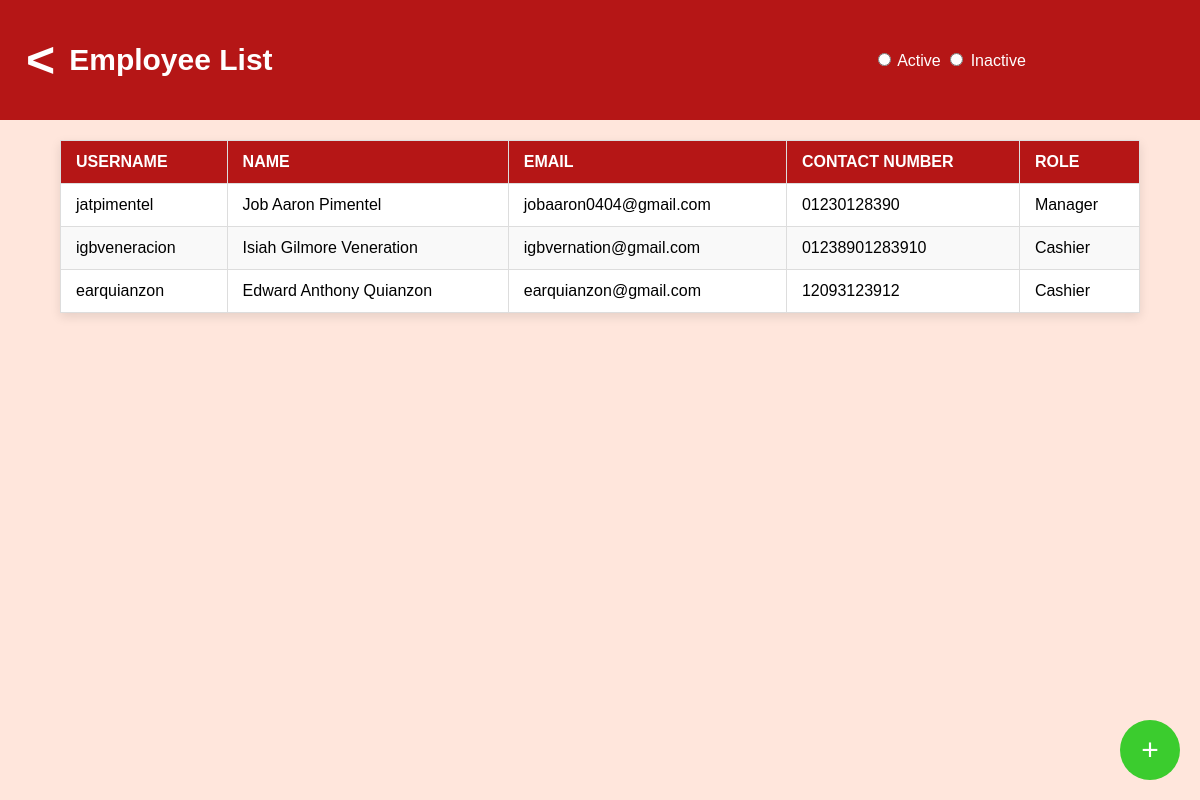
The app's page /employee-list/, older data.
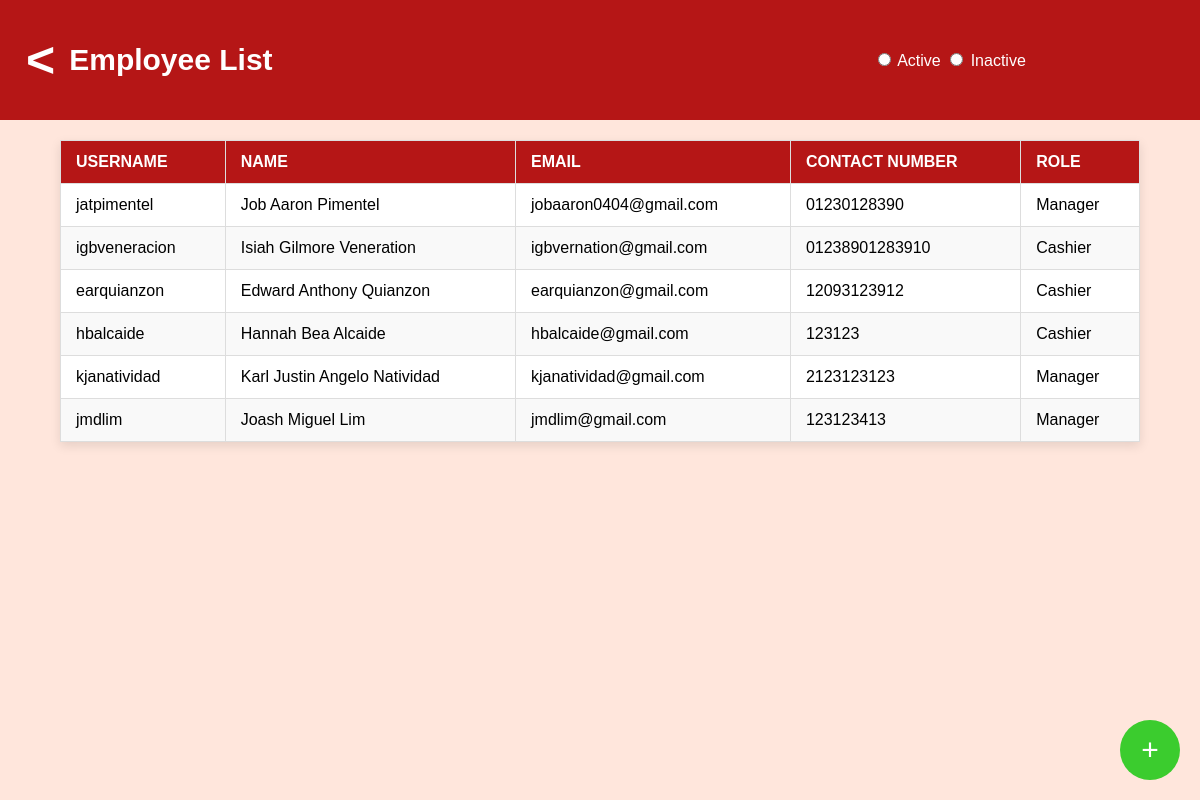
The same page, newer data.
### EmployeeList/models.py (models this page shows, shortened)
class employee (models.Model):
    ACTIVE = 'active'
    INACTIVE = 'inactive'
    EMPLOYEE_STATUS_CHOICES = [
        (ACTIVE, 'Active'),
        (INACTIVE, 'Not Active'),
    ]
    person = models.ForeignKey(person, on_delete=models.CASCADE, blank=True, null=True)
    role = models.ForeignKey(role, on_delete=models.CASCADE, blank=True, null=True)
    pin = models.PositiveIntegerField()
    employee_status = models.CharField(
        max_length=8,
        choices=EMPLOYEE_STATUS_CHOICES,
        default=ACTIVE,
    )

class person (models.Model):
    username = models.CharField(max_length=255)
    first_name = models.CharField(max_length=255)
    last_name = models.CharField(max_length=255)
    contact_number = models.CharField(max_length=255)
    email = models.EmailField(max_length=255)

class role (models.Model):
    role_name = models.CharField(max_length=255)
    role_type = models.CharField(max_length=255)
    role_status = models.CharField(max_length=255)

### EmployeeList/views.py (the view)
# urls.py: path('employee-list/', views.employee_list, name='employee'),
def employee_list(request):
    all_employees = employee.objects.all
    return render (request,'employee-list.html', {'employees':all_employees})

### EmployeeList/templates/employee-list.html (shortened to what this page needs)
<!DOCTYPE html>
<html lang="en">
  <head>
    {% load static %}
    <link rel="stylesheet" href="{% static 'employee-list.css' %}" />
  </head>
  <body>
    <div class="app-container">
      <div class="navbar">
        <div class="navbar-content">
          <div class="back-button">
            <button class="back-button"><</button>
          </div>
          <span class="logo">Employee List</span>
          <div class="radio-buttons">
            <label>
              <input type="radio" name="status" />
              Active
            </label>
            <label>
              <input type="radio" name="status" />
              Inactive
            </label>
          </div>
        </div>
      </div>
      <table>
        <thead>
          <tr>
            <th>Username</th>
            <th>Name</th>
            <th>Email</th>
            <th>Contact Number</th>
            <th>Role</th>
          </tr>
        </thead>
        <tbody>
          {% for item in employees %}
          <tr
            onclick="window.location.href='/employee-view/{{item.id}}';"
            style="cursor: pointer"
          >
            <td>{{item.person.username}}</td>
            <td>{{item.person.first_name}} {{item.person.last_name}}</td>
            <td>{{item.person.email}}</td>
            <td>{{item.person.contact_number}}</td>
            <td>{{item.role.role_name}}</td>
          </tr>
          {% endfor %}
        </tbody>
      </table>
      <button
        class="add-button"
        onclick="window.location.href='/employee-create/';"
        aria-label="Add New Employee"
      >
        +
      </button>
    </div>
  </body>
</html>

### EmployeeList/static/employee-list.css (style rules this page uses)
body { font-family: Arial, sans-serif; margin: 0; padding: 0; background-color: #ffe6dc; }
.app-container { display: flex; flex-direction: column; height: 100vh; width: 100vw; }
.navbar { background-color: #b51616; padding: 20px; color: white; display: flex; justify-content: flex-start; align-items: center; height: 80px; }
.navbar-content { display: flex; align-items: center; }
.logo { font-size: 30px; font-weight: bold; margin-right: 600px; }
.back-button { background-color: #b51616; color: white; border: none; font-size: 50px; cursor: pointer; margin-right: 4px; font-weight: bold; }
table { width: 90%; margin: 20px auto; border-collapse: collapse; background-color: #fff; font-size: 16px; box-shadow: 0px 4px 10px rgba(0, 0, 0, 0.1); }
th, td { text-align: left; padding: 12px 15px; border: 1px solid #ddd; }
th { background-color: #b51616; color: white; text-transform: uppercase; font-weight: bold; }
tr:nth-child(even) { background-color: #f9f9f9; }
td { font-weight: normal; }
.add-button { background-color: #3bcc2e; color: white; border: none; padding: 15px; border-radius: 50%; cursor: pointer; position: absolute; bottom: 20px; right: 20px; width: 60px; height: 60px; display: flex; justify-content: center; align-items: center; font-size: 30px; transition: transform 0.2s ease, background-color 0.2s ease; }

Row changes from the older to the newer data that the page shows:
added employee: person.username "hbalcaide", person.first_name "Hannah Bea", person.last_name "Alcaide", person.email "hbalcaide@gmail.com", person.contact_number "123123", role.role_name "Cashier"
added employee: person.username "kjanatividad", person.first_name "Karl Justin Angelo", person.last_name "Natividad", person.email "kjanatividad@gmail.com", person.contact_number "2123123123", role.role_name "Manager"
added employee: person.username "jmdlim", person.first_name "Joash Miguel", person.last_name "Lim", person.email "jmdlim@gmail.com", person.contact_number "123123413", role.role_name "Manager"
